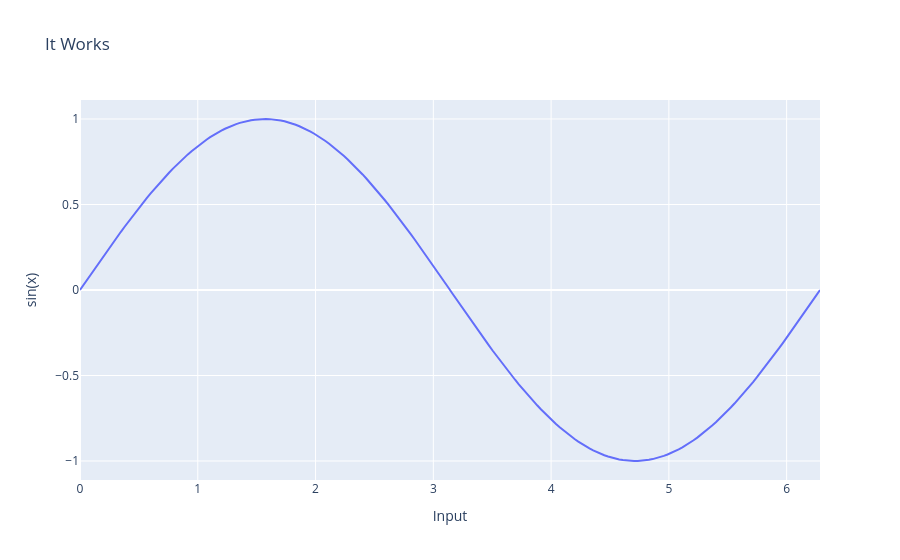

The code cell stored with this chart in its notebook:
### Code cell
import numpy as np
import plotly.express as px

x = np.linspace(0, 2*np.pi, 200)
y = np.sin(x)

fig = px.line(x=x, 
              y=y, 
              title="It Works",
              labels={
                  "x" : "Input",
                  "y" : "sin(x)"
              })

fig.show()

print("Modules working ✅")

### Figure 1 — Plotly figure (JSON) as saved in the notebook; plotly's stock layout.template omitted (floating-point values rounded to 4 significant figures; data arrays with more than 128 entries replaced by an {"elided": "..."} marker saying what was removed)
{"data": [{"hovertemplate": "Input=%{x}<br>sin(x)=%{y}<extra></extra>", "legendgroup": "", "line": {"color": "#636efa", "dash": "solid"}, "marker": {"symbol": "circle"}, "mode": "lines", "name": "", "orientation": "v", "showlegend": false, "type": "scatter", "x": {"elided": "200 float values"}, "xaxis": "x", "y": {"elided": "200 float values"}, "yaxis": "y"}], "layout": {"legend": {"tracegroupgap": 0}, "title": {"text": "It Works"}, "xaxis": {"anchor": "y", "domain": [0, 1], "title": {"text": "Input"}}, "yaxis": {"anchor": "x", "domain": [0, 1], "title": {"text": "sin(x)"}}}}
